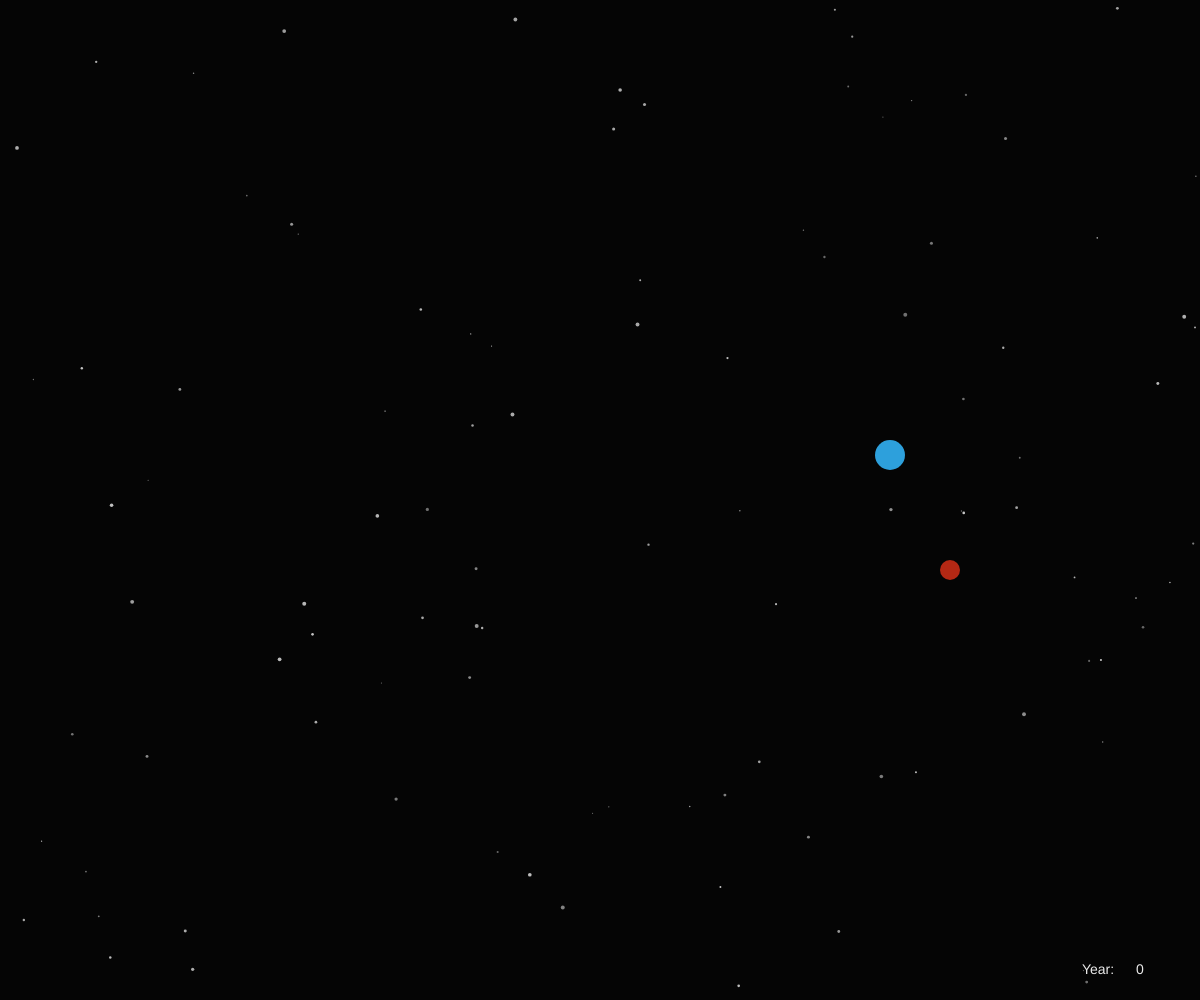
Frame 1 (no input)
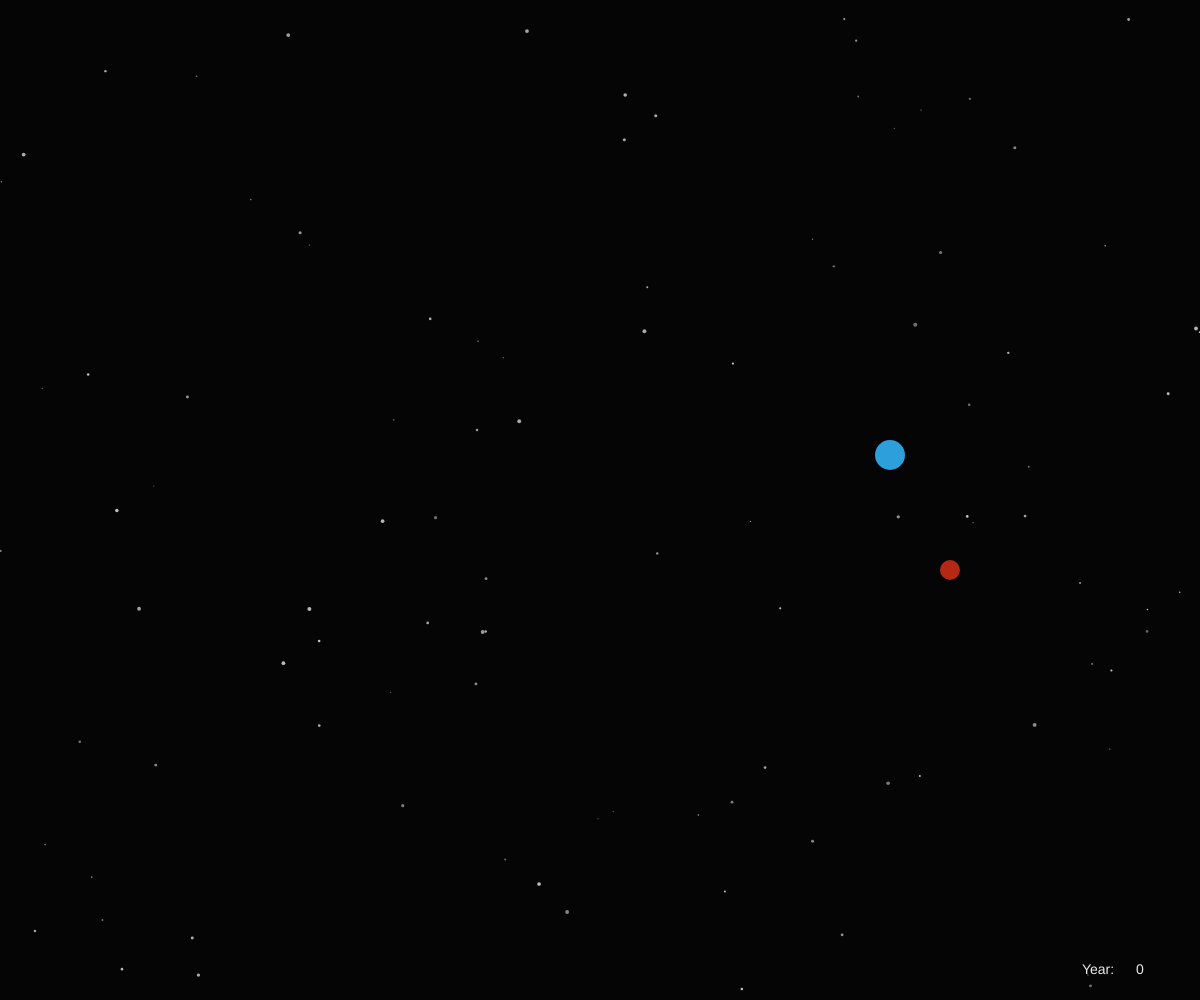
Frame 60 (no input)
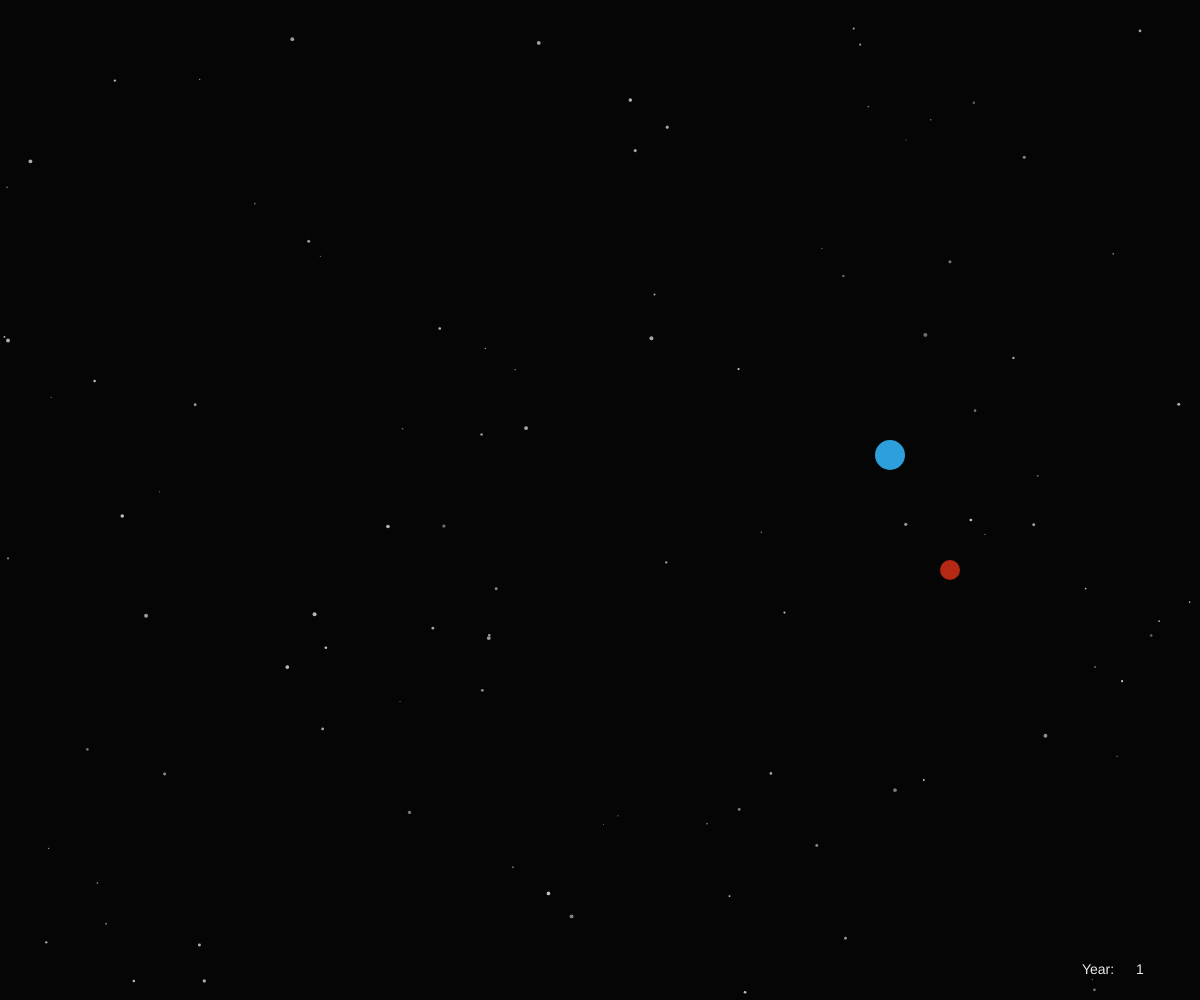
Frame 120 (the mouse pressed at the canvas centre since frame 60)

The p5.js sketch that drew these frames (run headless with seeded random() and noise() and a simulated clock; from frame 60 on, the mouse is pressed at the canvas centre):

// p5.js sketch
// ── sketch.js

class Game {

  constructor(x, y, speed, startingPlanets) {
    this.size_x = x;
    this.size_y = y;
    this.speed = speed;
    this.planets = startingPlanets;
    this.cday = 0;
    this.selected = null;
    this.bgStars = [];
    for (let i=0; i<100; i++) {
      this.bgStars.push(new BackgroundStar(x,y));
    }
    this.scaleUI();
  }

  scaleUI() {
    this.widthUI = this.size_x*0.5;
  }

  update() {
    // update planets
    this.planets.forEach(planet => planet.update(this.speed));
    // hacky way to disable all but most recent UIs
    let lastUI = 0;
    this.planets.forEach(planet => {
      lastUI = max(lastUI, planet.lastActive);
    });
    this.planets.forEach(planet => {
      if (planet.lastActive < lastUI) {
        planet.activeUI = false;
      }
    });
    this.bgStars.forEach(star => star.update(this.speed, this.size_x, this.size_y));
    this.cday += 6;
  }

  draw() {
    background(5,5,5);
    this.bgStars.forEach(star => star.draw(this.speed));
    this.planets.forEach(planet => planet.draw(this.widthUI, this.size_x, this.size_y));
    // TODO: draw year, total population
    this.renderStat("Year: ", floor(this.cday/365), this.size_x - 100, this.size_y - 30, 40);
  }

  renderStat(name, val, x, y, space) {
    strokeWeight(0);
    textSize(14);
    textStyle(NORMAL);
    textAlign(CENTER, CENTER);
    fill(235,235,235);
    text(name, x, y);
    text(val.toString(), x+space, y);
  }

  handleClick(p) {
    this.planets.forEach(planet => planet.handleClick(this.spaceCoords(p)));
  }

  handleMove(p) {
    this.planets.forEach(planet => planet.handleMove(this.spaceCoords(p)));
  }

  spaceCoords(p) {
    return [p[0] - (this.size_x-this.widthUI)*0.5 - this.widthUI, p[1] - this.size_y*0.5];
  }

}

class Planet {

  constructor(name, color, position, diameter, visualize, population, nature, industry, products) {
    this.name = name;
    this.color = color;
    this.position = position;
    this.diameter = diameter;
    this.visualize = visualize;
    this.population = population;
    this.nature = nature;
    this.industry = industry;
    this.products = products;
    this.activeUI = false;
    this.lastActive = 0;
    this.hovered = false;
    this.pad = 30;
  }

  update(speed) {
    // births
    const popGrowthRate = 0.001*speed; // TODO: calc this as function of planet conditions
    this.population += poissonSample(this.population*popGrowthRate);
    // deaths
    const popDeathRate = 0.0005*speed;
    this.population -= poissonSample(this.population*popDeathRate);
  }

  draw(widthUI, xw, yw) {
    // draw dot
    push();
    translate((xw-widthUI)*0.5+widthUI,yw*0.5)
    translate(this.position[0], this.position[1]);
    this.visualize(this.diameter, this.color);
    // draw hover, extra, select
    if (this.hovered) {
      rotate(frameCount*0.02);
      noFill();
      stroke(220,220,220);
      strokeWeight(2);
      const outer = this.diameter+10;
      ellipse(0, 0, outer, outer);
      line(0,outer*0.5, 0, outer*0.5+5);
      rotate(PI*2/3);
      line(0,outer*0.5, 0, outer*0.5+5);
      rotate(PI*2/3);
      line(0,outer*0.5, 0, outer*0.5+5);
    }
    pop();
    // draw UI
    if (this.activeUI) {
      const dull = 0.6;
      const avg = -0.33*(this.color[0]*dull+this.color[1]*dull+this.color[2]*dull);
      const lerp = (a,b,x) => x*a+(1.0-x)*b;
      const mix = 0.6;
      fill(lerp(this.color[0], avg, mix), lerp(this.color[1], avg, mix), lerp(this.color[2], avg, mix));
      noStroke();
      rect(this.pad, this.pad, widthUI-this.pad*2, yw-this.pad*2, 10);
      let curY = this.pad*2;
      this.renderTitle(this.name, widthUI*0.5, curY);
      stroke(255,255,255);
      strokeWeight(2);
      curY += 20;
      line(this.pad*2, curY, widthUI-this.pad*2, curY);
      curY += 35;
      this.renderStat("Population", numberWithCommas(this.population), this.pad*3, curY, widthUI*0.5);
    }
  }

  renderTitle(txt, x, y) {
    strokeWeight(0);
    textSize(24);
    textStyle(BOLD);
    textAlign(CENTER, CENTER);
    fill(235,235,235);
    text("Planet " + txt, x, y);
  }

  renderStat(name, val, x, y, space) {
    strokeWeight(0);
    textSize(14);
    textStyle(NORMAL);
    textAlign(CENTER, CENTER);
    fill(235,235,235);
    text(name, x, y);
    text(val, x+space, y);
  }

  handleClick(p) {
    if (this.checkIntersection(p)) {
      this.activeUI = !this.activeUI;
      if (this.activeUI) {
        this.lastActive = Date.now();
      }
    }
  }

  handleMove(p) {
    this.hovered = this.checkIntersection(p);
  }

  checkIntersection(p) {
    const dx = this.position[0]-p[0];
    const dy = this.position[1]-p[1];
    const dist = Math.sqrt(dx*dx+dy*dy);
    return dist < this.diameter*0.5;
  }

}

class BackgroundStar {

  constructor(x,y) {
    this.x = Math.random()*x;
    this.y = Math.random()*y;
    this.bright = Math.random()*100+100;
    this.size = Math.random()*3+1;
    this.speed = Math.random()*0.15+0.05;
  }

  update(speed, x, y) {
    this.x = (this.x+this.speed) % x;
    this.y = (this.y+this.speed) % y;
  }

  draw() {
    noStroke();
    fill(this.bright,this.bright,this.bright);
    ellipse(this.x, this.y, this.size, this.size);
  }

}

function poissonSample(mean) {
  // from https://stackoverflow.com/questions/1241555/algorithm-to-generate-poisson-and-binomial-random-numbers
  const L = Math.exp(-mean);
  let p = 1.0;
  let k = 0;
  do {
    k++;
    p *= Math.random();
  } while (p > L);
  return k - 1;
}

function numberWithCommas(x) {
  return x.toString().replace(/\B(?=(\d{3})+(?!\d))/g, ",");
}

function makeErfPlanet() {
  return new Planet(
    "Erf",
    [45, 160, 220],
    [-10,-45],
    30,
    (diameter, col) => {
      fill(col[0], col[1], col[2]);
      noStroke();
      ellipse(0, 0, diameter, diameter);
    },
    200,
    {},
    {},
    {}
  );
}

function makeMuzPlanet() {
  return new Planet(
    "Muz",
    [180, 40, 20],
    [50,70],
    20,
    (diameter, col) => {
      fill(col[0], col[1], col[2]);
      noStroke();
      ellipse(0, 0, diameter, diameter);
    },
    0,
    {},
    {},
    {}
  );
}

let game;

function setup() {
  createCanvas(windowWidth, windowHeight);
  game = new Game(windowWidth, windowHeight, 1.0, [makeErfPlanet(), makeMuzPlanet()]);
}

function mouseClicked() {
  game.handleClick([mouseX, mouseY]);
}

function mouseMoved() {
  game.handleMove([mouseX, mouseY]);
}

function windowResized() {
  resizeCanvas(windowWidth, windowHeight);
  game.size_x = windowWidth;
  game.size_y = windowHeight;
  game.scaleUI();
}

function draw() {
  game.update();
  game.draw();
  //ellipse(mouseX, mouseY, 30, 30);
}
